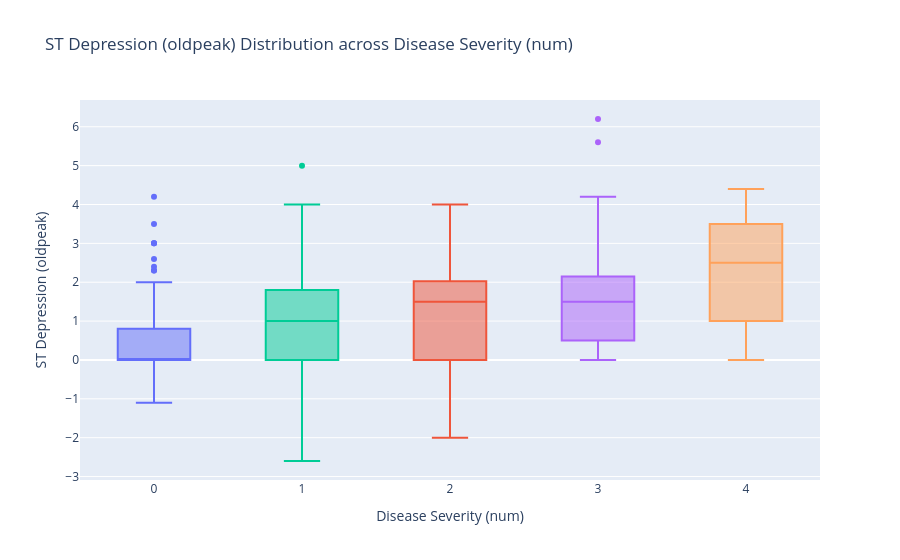

Notebook cell for this chart:
### Code cell
# Create a boxplot of oldpeak against the target variable num
fig = px.box(
    df,
    x='num',
    y='oldpeak',
    title='ST Depression (oldpeak) Distribution across Disease Severity (num)',
    labels={'num': 'Disease Severity (num)', 'oldpeak': 'ST Depression (oldpeak)'},
    color='num'
)

fig.update_layout(showlegend=False)
fig.show()

### Figure 1 — Plotly figure (JSON) as saved in the notebook; plotly's stock layout.template omitted (floating-point values rounded to 4 significant figures; data arrays with more than 128 entries replaced by an {"elided": "..."} marker saying what was removed)
{"data": [{"alignmentgroup": "True", "hovertemplate": "Disease Severity (num)=%{x}<br>ST Depression (oldpeak)=%{y}<extra></extra>", "legendgroup": "0", "marker": {"color": "#636efa"}, "name": "0", "notched": false, "offsetgroup": "0", "orientation": "v", "showlegend": true, "type": "box", "x": {"elided": "411 int values"}, "x0": " ", "xaxis": "x", "y": {"elided": "411 float values"}, "y0": " ", "yaxis": "y"}, {"alignmentgroup": "True", "hovertemplate": "Disease Severity (num)=%{x}<br>ST Depression (oldpeak)=%{y}<extra></extra>", "legendgroup": "2", "marker": {"color": "#EF553B"}, "name": "2", "notched": false, "offsetgroup": "2", "orientation": "v", "showlegend": true, "type": "box", "x": [2, 2, 2, 2, 2, 2, 2, 2, 2, 2, 2, 2, 2, 2, 2, 2, 2, 2, 2, 2, 2, 2, 2, 2, 2, 2, 2, 2, 2, 2, 2, 2, 2, 2, 2, 2, 2, 2, 2, 2, 2, 2, 2, 2, 2, 2, 2, 2, 2, 2, 2, 2, 2, 2, 2, 2, 2, 2, 2, 2, 2, 2, 2, 2, 2, 2, 2, 2, 2, 2, 2, 2, 2, 2, 2, 2, 2, 2, 2, 2, 2, 2, 2, 2, 2, 2, 2, 2, 2, 2, 2, 2, 2, 2, 2, 2, 2, 2, 2, 2, 2, 2, 2, 2, 2, 2, 2, 2, 2], "x0": " ", "xaxis": "x", "y": [1.5, 1.4, 0.6, 1.4, 0.0, 1.2, 1.4, 2.8, 3.4, 1.2, 0.0, 3.6, 3.0, 1.2, 2.8, 1.2, 1.9, 0.0, 2.0, 1.9, 0.1, 3.4, 1.6, 2.6, 1.0, 0.1, 1.8, 1.0, 2.2, 1.8, 3.0, 0.0, 2.8, 2.8, 4.0, 3.4, 2.8, 0.0, 0.0, 1.6, 0.0, 0.5, 2.1, 0.0, 1.5, -0.7, 0.0, 2.2, 0.0, 2.0, 1.0, NaN, 1.0, 0.0, 0.0, -2.0, 0.0, -1.0, 0.0, 2.0, 2.0, 0.0, 2.0, 1.0, 0.0, 2.5, 2.0, 0.0, 3.0, 1.5, 1.0, 3.0, 1.0, NaN, 2.0, NaN, 0.0, 2.0, 1.6, 3.0, 1.5, 2.0, 2.0, 2.5, 2.0, 3.0, 2.5, 3.0, 0.0, 1.0, 2.0, 0.0, 2.0, NaN, 3.0, 0.0, NaN, 2.0, NaN, 0.5, 1.5, NaN, 0.0, NaN, 0.0, 0.0, 1.5, 0.0, 0.0], "y0": " ", "yaxis": "y"}, {"alignmentgroup": "True", "hovertemplate": "Disease Severity (num)=%{x}<br>ST Depression (oldpeak)=%{y}<extra></extra>", "legendgroup": "1", "marker": {"color": "#00cc96"}, "name": "1", "notched": false, "offsetgroup": "1", "orientation": "v", "showlegend": true, "type": "box", "x": {"elided": "263 int values"}, "x0": " ", "xaxis": "x", "y": {"elided": "263 float values"}, "y0": " ", "yaxis": "y"}, {"alignmentgroup": "True", "hovertemplate": "Disease Severity (num)=%{x}<br>ST Depression (oldpeak)=%{y}<extra></extra>", "legendgroup": "3", "marker": {"color": "#ab63fa"}, "name": "3", "notched": false, "offsetgroup": "3", "orientation": "v", "showlegend": true, "type": "box", "x": [3, 3, 3, 3, 3, 3, 3, 3, 3, 3, 3, 3, 3, 3, 3, 3, 3, 3, 3, 3, 3, 3, 3, 3, 3, 3, 3, 3, 3, 3, 3, 3, 3, 3, 3, 3, 3, 3, 3, 3, 3, 3, 3, 3, 3, 3, 3, 3, 3, 3, 3, 3, 3, 3, 3, 3, 3, 3, 3, 3, 3, 3, 3, 3, 3, 3, 3, 3, 3, 3, 3, 3, 3, 3, 3, 3, 3, 3, 3, 3, 3, 3, 3, 3, 3, 3, 3, 3, 3, 3, 3, 3, 3, 3, 3, 3, 3, 3, 3, 3, 3, 3, 3, 3, 3, 3, 3], "x0": " ", "xaxis": "x", "y": [3.6, 3.2, 2.0, 2.5, 1.2, 0.2, 0.8, 1.6, 6.2, 2.6, 2.0, 1.2, 1.8, 0.0, 5.6, 4.0, 2.8, 1.4, 2.2, 2.9, 0.5, 4.2, 0.9, 0.0, 3.0, 0.9, 1.0, 2.0, 0.0, 3.2, 1.0, 0.0, 2.0, 1.0, 1.2, NaN, 1.5, 1.0, 0.5, 0.0, 0.0, 0.0, 3.0, 1.0, 1.4, 0.0, 0.0, 0.1, 0.5, 0.5, 0.0, 0.0, 0.0, 2.5, 0.0, 2.0, 2.0, 3.7, 1.0, NaN, NaN, 2.0, 0.0, NaN, 2.0, 0.0, 2.0, 0.0, NaN, NaN, 2.0, 1.0, 1.5, 1.0, 0.0, 1.5, NaN, 2.5, 3.0, 1.0, NaN, 2.0, 3.0, 1.5, 2.0, 1.5, 4.0, NaN, NaN, NaN, 2.5, 4.0, 1.5, 2.0, NaN, NaN, 2.0, NaN, 0.0, NaN, 3.0, NaN, 1.5, 2.0, 1.0, 0.0, 1.5], "y0": " ", "yaxis": "y"}, {"alignmentgroup": "True", "hovertemplate": "Disease Severity (num)=%{x}<br>ST Depression (oldpeak)=%{y}<extra></extra>", "legendgroup": "4", "marker": {"color": "#FFA15A"}, "name": "4", "notched": false, "offsetgroup": "4", "orientation": "v", "showlegend": true, "type": "box", "x": [4, 4, 4, 4, 4, 4, 4, 4, 4, 4, 4, 4, 4, 4, 4, 4, 4, 4, 4, 4, 4, 4, 4, 4, 4, 4, 4, 4], "x0": " ", "xaxis": "x", "y": [2.4, 1.0, 2.5, 2.6, 4.0, 2.6, 1.0, 0.8, 0.0, 2.0, 3.8, 3.6, 4.4, 2.0, 0.0, 1.5, 0.3, 1.0, 2.5, NaN, 2.5, 4.0, 3.5, NaN, 4.0, 3.0, 2.0, 3.0], "y0": " ", "yaxis": "y"}], "layout": {"boxmode": "overlay", "legend": {"title": {"text": "Disease Severity (num)"}, "tracegroupgap": 0}, "showlegend": false, "title": {"text": "ST Depression (oldpeak) Distribution across Disease Severity (num)"}, "xaxis": {"anchor": "y", "categoryarray": [0, 2, 1, 3, 4], "categoryorder": "array", "domain": [0, 1], "title": {"text": "Disease Severity (num)"}}, "yaxis": {"anchor": "x", "domain": [0, 1], "title": {"text": "ST Depression (oldpeak)"}}}}
